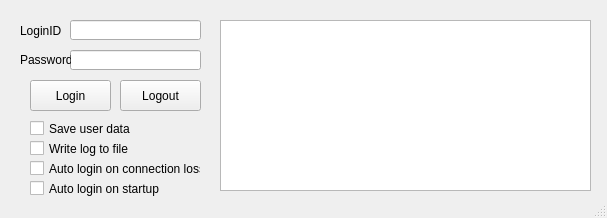
<?xml version="1.0" encoding="UTF-8"?>
<ui version="4.0">
 <class>MainWindow</class>
 <widget class="QMainWindow" name="MainWindow">
  <property name="geometry">
   <rect>
    <x>0</x>
    <y>0</y>
    <width>607</width>
    <height>218</height>
   </rect>
  </property>
  <property name="sizePolicy">
   <sizepolicy hsizetype="Fixed" vsizetype="Fixed">
    <horstretch>0</horstretch>
    <verstretch>0</verstretch>
   </sizepolicy>
  </property>
  <property name="minimumSize">
   <size>
    <width>607</width>
    <height>218</height>
   </size>
  </property>
  <property name="maximumSize">
   <size>
    <width>607</width>
    <height>218</height>
   </size>
  </property>
  <property name="windowTitle">
   <string>RubLogin</string>
  </property>
  <property name="windowIcon">
   <iconset>
    <normaloff>logo.png</normaloff>logo.png</iconset>
  </property>
  <widget class="QWidget" name="centralwidget">
   <widget class="QCheckBox" name="checkBox_auto">
    <property name="geometry">
     <rect>
      <x>30</x>
      <y>160</y>
      <width>171</width>
      <height>17</height>
     </rect>
    </property>
    <property name="text">
     <string>Auto login on connection loss</string>
    </property>
   </widget>
   <widget class="QCheckBox" name="checkBox_save">
    <property name="geometry">
     <rect>
      <x>30</x>
      <y>120</y>
      <width>101</width>
      <height>17</height>
     </rect>
    </property>
    <property name="text">
     <string>Save user data</string>
    </property>
   </widget>
   <widget class="QTextBrowser" name="textArea_log">
    <property name="geometry">
     <rect>
      <x>220</x>
      <y>20</y>
      <width>371</width>
      <height>171</height>
     </rect>
    </property>
   </widget>
   <widget class="QLineEdit" name="lineEdit_pass">
    <property name="geometry">
     <rect>
      <x>70</x>
      <y>50</y>
      <width>131</width>
      <height>20</height>
     </rect>
    </property>
    <property name="echoMode">
     <enum>QLineEdit::Password</enum>
    </property>
   </widget>
   <widget class="QLabel" name="label_id">
    <property name="geometry">
     <rect>
      <x>20</x>
      <y>20</y>
      <width>41</width>
      <height>21</height>
     </rect>
    </property>
    <property name="text">
     <string>LoginID</string>
    </property>
   </widget>
   <widget class="QPushButton" name="pushButton_login">
    <property name="geometry">
     <rect>
      <x>30</x>
      <y>80</y>
      <width>81</width>
      <height>31</height>
     </rect>
    </property>
    <property name="text">
     <string>Login</string>
    </property>
   </widget>
   <widget class="QLabel" name="label_pass">
    <property name="geometry">
     <rect>
      <x>20</x>
      <y>49</y>
      <width>51</width>
      <height>21</height>
     </rect>
    </property>
    <property name="text">
     <string>Password</string>
    </property>
   </widget>
   <widget class="QPushButton" name="pushButton_logout">
    <property name="geometry">
     <rect>
      <x>120</x>
      <y>80</y>
      <width>81</width>
      <height>31</height>
     </rect>
    </property>
    <property name="text">
     <string>Logout</string>
    </property>
   </widget>
   <widget class="QLineEdit" name="lineEdit_id">
    <property name="geometry">
     <rect>
      <x>70</x>
      <y>20</y>
      <width>131</width>
      <height>20</height>
     </rect>
    </property>
   </widget>
   <widget class="QCheckBox" name="checkBox_fileLogging">
    <property name="geometry">
     <rect>
      <x>30</x>
      <y>140</y>
      <width>111</width>
      <height>17</height>
     </rect>
    </property>
    <property name="text">
     <string>Write log to file</string>
    </property>
   </widget>
   <widget class="QCheckBox" name="checkBox_auto_onstartup">
    <property name="geometry">
     <rect>
      <x>30</x>
      <y>180</y>
      <width>131</width>
      <height>17</height>
     </rect>
    </property>
    <property name="text">
     <string>Auto login on startup</string>
    </property>
   </widget>
  </widget>
  <widget class="QStatusBar" name="statusbar"/>
 </widget>
 <tabstops>
  <tabstop>lineEdit_id</tabstop>
  <tabstop>lineEdit_pass</tabstop>
  <tabstop>pushButton_login</tabstop>
  <tabstop>pushButton_logout</tabstop>
  <tabstop>checkBox_save</tabstop>
  <tabstop>textArea_log</tabstop>
  <tabstop>checkBox_auto</tabstop>
  <tabstop>checkBox_fileLogging</tabstop>
 </tabstops>
 <resources/>
 <connections/>
</ui>
